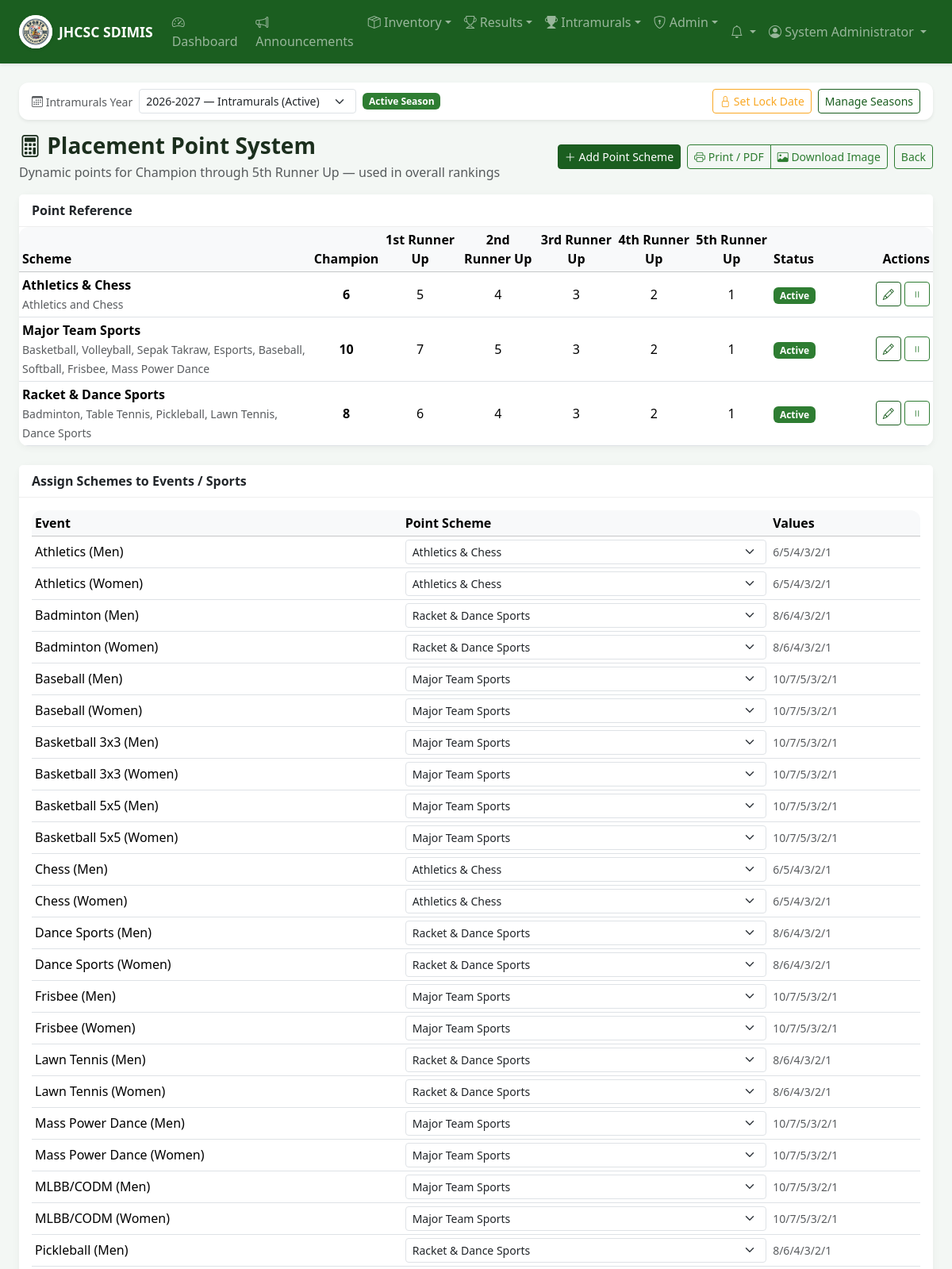
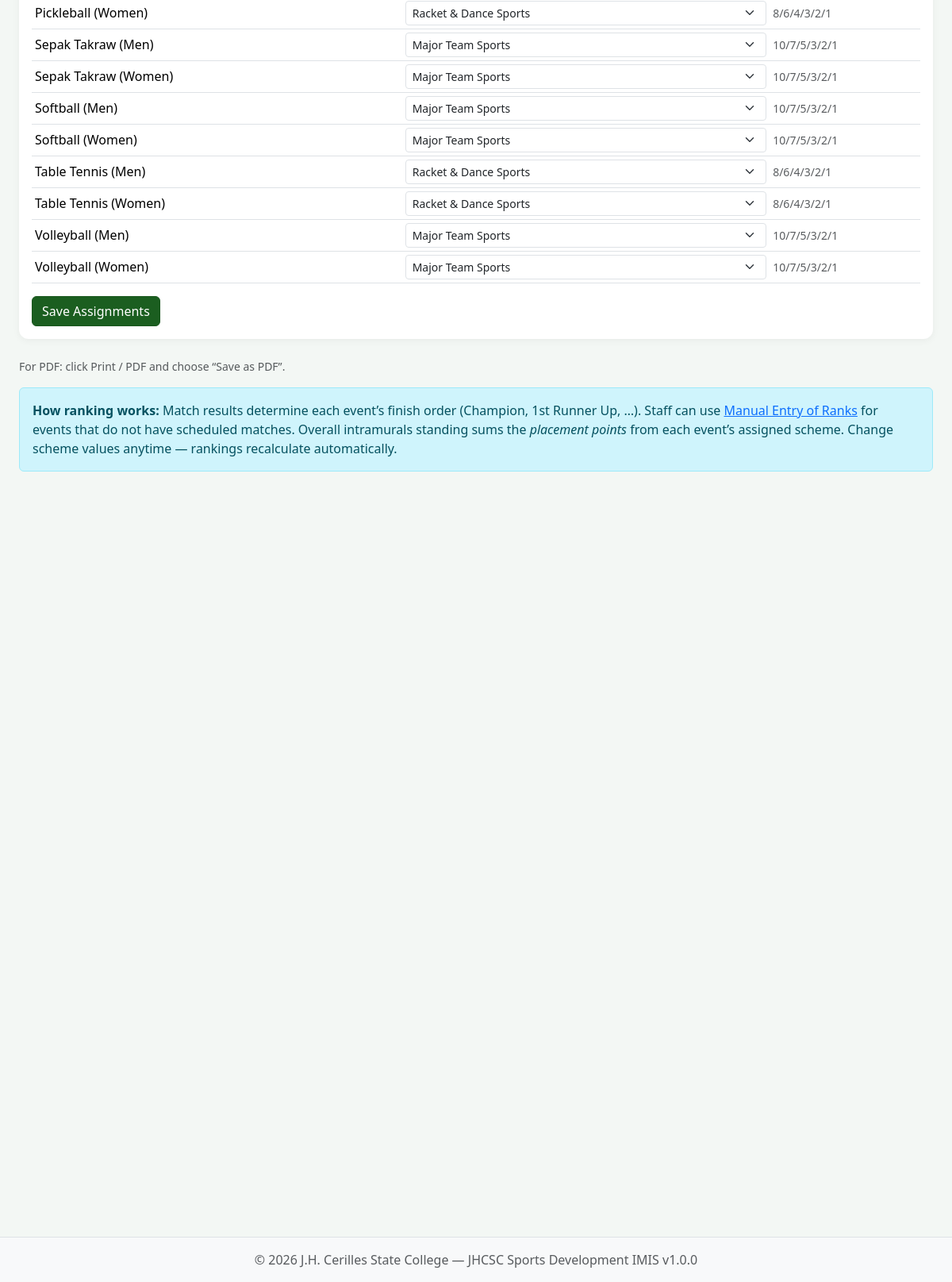
/intramurals/points/index.php (signed in), run on the app's committed database (2 pictures, top to bottom).
### tables this page shows
CREATE TABLE IF NOT EXISTS intramural_point_schemes (
    id INT AUTO_INCREMENT PRIMARY KEY,
    name VARCHAR(100) NOT NULL UNIQUE,
    description TEXT,
    points_1 INT NOT NULL DEFAULT 10,
    points_2 INT NOT NULL DEFAULT 7,
    points_3 INT NOT NULL DEFAULT 5,
    points_4 INT NOT NULL DEFAULT 3,
    points_5 INT NOT NULL DEFAULT 2,
    points_6 INT NOT NULL DEFAULT 1,
    is_active TINYINT(1) NOT NULL DEFAULT 1,
    created_at TIMESTAMP DEFAULT CURRENT_TIMESTAMP,
    updated_at TIMESTAMP DEFAULT CURRENT_TIMESTAMP ON UPDATE CURRENT_TIMESTAMP
);

CREATE TABLE IF NOT EXISTS intramural_sports (
    id INT AUTO_INCREMENT PRIMARY KEY,
    name VARCHAR(100) NOT NULL,
    description TEXT,
    category ENUM('men', 'women', 'mixed') NOT NULL DEFAULT 'men',
    players_per_event INT DEFAULT NULL,
    scoring_method ENUM('points', 'sets', 'games', 'time') NOT NULL DEFAULT 'points',
    rules TEXT,
    guidelines TEXT,
    schedule_notes TEXT,
    venue VARCHAR(150) DEFAULT NULL,
    game_duration_minutes INT NOT NULL DEFAULT 60,
    tournament_format ENUM('round_robin', 'single_elimination', 'single_elimination_consolation', 'modified_single_elimination_consolation', 'double_elimination', 'group_knockout', 'rank_first_to_last', 'team_play_sds', 'team_play_sds_consolation', 'custom') NOT NULL DEFAULT 'round_robin',
    format_notes TEXT,
    win_points INT NOT NULL DEFAULT 3,
    draw_points INT NOT NULL DEFAULT 1,
    loss_points INT NOT NULL DEFAULT 0,
    point_scheme_id INT DEFAULT NULL,
    created_at TIMESTAMP DEFAULT CURRENT_TIMESTAMP,
    updated_at TIMESTAMP DEFAULT CURRENT_TIMESTAMP ON UPDATE CURRENT_TIMESTAMP,
    UNIQUE KEY uq_sport_name_category (name, category),
    FOREIGN KEY (point_scheme_id) REFERENCES intramural_point_schemes(id) ON DELETE SET NULL
);

### includes/functions.php (called while the page is built, shortened)
<?php
function sanitize(string $input): string
{
    return htmlspecialchars(trim($input), ENT_QUOTES, 'UTF-8');
}
function roleLabel(string $role): string
{
    $labels = getAllRoles();
    return $labels[$role] ?? ucfirst(str_replace('_', ' ', $role));
}

### includes/auth.php (called while the page is built, shortened)
<?php
require_once __DIR__ . '/functions.php';
require_once __DIR__ . '/intramurals.php';
function isLoggedIn(): bool
{
    return isset($_SESSION['user_id']) && !empty($_SESSION['user_id']);
}
function hasRole(string $role): bool
{
    return isLoggedIn() && $_SESSION['user_role'] === $role;
}
function getAllRoles(): array
{
    return [
        'admin' => 'Administrator',
        'coordinator' => 'Sports Coordinator',
        'staff' => 'Sports Staff',
        'unit_manager' => 'Unit Manager',
        'coach' => 'Coach',
        'tabulator' => 'Tournament Manager',
        'secretariat' => 'Secretariat',
        'publication' => 'Publication',
        'student' => 'Student',
    ];
}
function isAdmin(): bool
{
    return isLoggedIn() && ($_SESSION['user_role'] ?? '') === 'admin';
}
function canManageIntramurals(): bool
{
    return isLoggedIn() && in_array($_SESSION['user_role'], ['admin', 'coordinator', 'staff'], true);
}
function isPointSystemViewOnly(): bool
{
    return !canManageIntramurals() && (hasRole('unit_manager') || isSecretariat());
}
function isSecretariat(): bool
{
    return hasRole('secretariat');
}
function canManageEventRankings(?int $sportId = null): bool
{
    if (isAdmin() || isSecretariat()) {
        return true;
    }
    $enabled = getTmRankingEnabledSportIds();
    return (bool) array_intersect(getTmSportIds(), $enabled);
}

### includes/intramurals.php (called while the page is built, shortened)
<?php
function sportLabel(array $sport): string
{
    return $sport['name'] . ' (' . ucfirst($sport['category']) . ')';
}
function getPointSchemeById(?int $schemeId): array
{
    try {
        $db = getDB();
        $stmt = $db->prepare('SELECT * FROM intramural_point_schemes WHERE id = ? AND is_active = 1');
        $stmt->execute([$schemeId]);
        $scheme = $stmt->fetch();
        return $scheme ?: defaultPointScheme();
    } catch (Throwable $e) {
        return defaultPointScheme();
    }
}
function getPointSchemeForSport(array $sport): array
{
    $schemeId = !empty($sport['point_scheme_id']) ? (int) $sport['point_scheme_id'] : null;
    return getPointSchemeById($schemeId);
}
function getAllPointSchemes(bool $activeOnly = true): array
{
    try {
        $db = getDB();
        $sql = 'SELECT * FROM intramural_point_schemes';
        if ($activeOnly) {
            $sql .= ' WHERE is_active = 1';
        }
        $sql .= ' ORDER BY name';
        return $db->query($sql)->fetchAll();
    } catch (Throwable $e) {
        return [];
    }
}
function formatSchemePoints(array $scheme): string
{
    return implode('/', [
        (int) $scheme['points_1'],
        (int) $scheme['points_2'],
        (int) $scheme['points_3'],
        (int) $scheme['points_4'],
        (int) $scheme['points_5'],
        (int) $scheme['points_6'],
    ]);
}

### intramurals/points/index.php (the view, shortened to what this page needs)
<?php
require_once __DIR__ . '/../../includes/auth.php';
$db = getDB();
$canEdit = canManageIntramurals();
$viewOnly = isPointSystemViewOnly();
$labels = placementLabels();
$schemes = getAllPointSchemes(false);
$sports = $db->query('SELECT s.id, s.name, s.category, s.point_scheme_id,
        ps.name as scheme_name, ps.is_active as scheme_active,
        ps.points_1, ps.points_2, ps.points_3, ps.points_4, ps.points_5, ps.points_6
    FROM intramural_sports s
    LEFT JOIN intramural_point_schemes ps ON s.point_scheme_id = ps.id
    ORDER BY s.name, s.category')->fetchAll();
$activeSchemes = getAllPointSchemes(true);
$eventPointRows = [];
foreach ($sports as $sport) {
    $scheme = getPointSchemeForSport($sport);
    $eventPointRows[] = [
        'sport' => $sport,
        'scheme_name' => !empty($sport['scheme_name']) ? (string) $sport['scheme_name'] : 'Default',
        'scheme' => $scheme,
    ];
}
require_once __DIR__ . '/../../includes/header.php';
require __DIR__ . '/../_season_bar.php';
?>
<div class="page-header d-flex flex-wrap justify-content-between align-items-center gap-3 mb-3 no-print">
    <div>
        <h1 class="mb-1"><i class="bi bi-calculator"></i> Placement Point System</h1>
        <p class="text-muted mb-0">
            <?php if ($viewOnly): ?>
            Placement points assigned to each event — used in overall rankings
            <span class="badge bg-secondary ms-1">View only</span>
            <?php else: ?>
            Dynamic points for Champion through 5th Runner Up — used in overall rankings
            <?php endif; ?>
        </p>
    </div>
    <div class="d-flex flex-wrap gap-2 ms-auto">
        <?php if ($canEdit): ?>
        <button type="button" class="btn btn-sm btn-primary" data-bs-toggle="modal" data-bs-target="#schemeModal" data-scheme-mode="add">
            <i class="bi bi-plus-lg"></i> Add Point Scheme
        </button>
        <?php endif; ?>
        <button type="button" class="btn btn-sm btn-outline-secondary" onclick="printReport()">
            <i class="bi bi-printer"></i> Print / PDF
        </button>
        <a href="<?= $viewOnly ? sanitize(getHomeUrl()) : BASE_URL . '/intramurals/index.php' ?>" class="btn btn-sm btn-outline-secondary">Back</a>
    </div>
</div>
<?php if ($viewOnly): ?>
<div class="card mb-4">
    <div class="card-header d-flex justify-content-between align-items-center flex-wrap gap-2">
        <span><i class="bi bi-trophy"></i> Point System by Event</span>
        <small class="text-muted"><?= count($eventPointRows) ?> event<?= count($eventPointRows) === 1 ? '' : 's' ?></small>
    </div>
    <div class="card-body p-0">
        <div class="table-responsive">
            <table class="table table-sm table-hover mb-0 align-middle">
                <thead class="table-light">
                    <tr>
                        <th>Event</th>
                        <th>Scheme</th>
                        <?php foreach ($labels as $label): ?>
                        <th class="text-center"><?= sanitize($label) ?></th>
                        <?php endforeach; ?>
                    </tr>
                </thead>
                <tbody>
                    <?php if (empty($eventPointRows)): ?>
                    <tr><td colspan="<?= 2 + count($labels) ?>" class="text-center text-muted py-4">No events configured yet.</td></tr>
                    <?php else: ?>
                    <?php foreach ($eventPointRows as $row): ?>
                    <?php $scheme = $row['scheme']; ?>
                    <tr>
                        <td><strong><?= sanitize(sportLabel($row['sport'])) ?></strong></td>
                        <td><?= sanitize($row['scheme_name']) ?></td>
                        <td class="text-center"><strong><?= (int) ($scheme['points_1'] ?? 10) ?></strong></td>
                        <td class="text-center"><?= (int) ($scheme['points_2'] ?? 7) ?></td>
                        <td class="text-center"><?= (int) ($scheme['points_3'] ?? 5) ?></td>
                        <td class="text-center"><?= (int) ($scheme['points_4'] ?? 3) ?></td>
                        <td class="text-center"><?= (int) ($scheme['points_5'] ?? 2) ?></td>
                        <td class="text-center"><?= (int) ($scheme['points_6'] ?? 1) ?></td>
                    </tr>
                    <?php endforeach; ?>
                    <?php endif; ?>
                </tbody>
            </table>
        </div>
    </div>
</div>
<?php else: ?>
<div class="card mb-4">
    <div class="card-header">Point Reference</div>
    <div class="card-body p-0">
        <div class="table-responsive">
            <table class="table table-sm table-hover mb-0 align-middle">
                <thead class="table-light">
                    <tr>
                        <th>Scheme</th>
                        <?php foreach ($labels as $label): ?>
                        <th class="text-center"><?= sanitize($label) ?></th>
                        <?php endforeach; ?>
                        <th>Status</th>
                        <?php if ($canEdit): ?><th class="text-end" style="width: 9rem;">Actions</th><?php endif; ?>
                    </tr>
                </thead>
                <tbody>
                    <?php if (empty($schemes)): ?>
                    <tr><td colspan="<?= $canEdit ? 9 : 8 ?>" class="text-center text-muted py-4">No schemes yet. Add one to get started.</td></tr>
                    <?php else: ?>
                    <?php foreach ($schemes as $s): ?>
                    <?php
                    $schemePayload = htmlspecialchars(json_encode([
                        'id' => (int) $s['id'],
                        'name' => $s['name'],
                        'description' => $s['description'] ?? '',
                        'points_1' => (int) $s['points_1'],
                        'points_2' => (int) $s['points_2'],
                        'points_3' => (int) $s['points_3'],
                        'points_4' => (int) $s['points_4'],
                        'points_5' => (int) $s['points_5'],
                        'points_6' => (int) $s['points_6'],
                    ], JSON_HEX_TAG | JSON_HEX_APOS | JSON_HEX_QUOT | JSON_HEX_AMP), ENT_QUOTES, 'UTF-8');
                    ?>
                    <tr class="<?= $s['is_active'] ? '' : 'table-secondary' ?>">
                        <td>
                            <strong><?= sanitize($s['name']) ?></strong>
                            <?php if ($s['description']): ?><br><small class="text-muted"><?= sanitize($s['description']) ?></small><?php endif; ?>
                        </td>
                        <td class="text-center"><strong><?= (int) $s['points_1'] ?></strong></td>
                        <td class="text-center"><?= (int) $s['points_2'] ?></td>
                        <td class="text-center"><?= (int) $s['points_3'] ?></td>
                        <td class="text-center"><?= (int) $s['points_4'] ?></td>
                        <td class="text-center"><?= (int) $s['points_5'] ?></td>
                        <td class="text-center"><?= (int) $s['points_6'] ?></td>
                        <td><?= $s['is_active'] ? '<span class="badge bg-success">Active</span>' : '<span class="badge bg-secondary">Inactive</span>' ?></td>
                        <?php if ($canEdit): ?>
                        <td class="text-end text-nowrap">
                            <button type="button"
                                    class="btn btn-sm btn-outline-primary btn-edit-scheme"
                                    data-bs-toggle="modal"
                                    data-bs-target="#schemeModal"
                                    data-scheme-mode="edit"
                                    data-scheme="<?= $schemePayload ?>"
                                    title="Edit scheme">
                                <i class="bi bi-pencil"></i>
                            </button>
                            <form method="POST" class="d-inline">
                                <button type="submit" class="btn btn-sm btn-outline-secondary" title="<?= $s['is_active'] ? 'Disable' : 'Enable' ?>">
                                    <i class="bi bi-<?= $s['is_active'] ? 'pause' : 'play' ?>"></i>
                                </button>
                            </form>
                        </td>
                        <?php endif; ?>
                    </tr>
                    <?php endforeach; ?>
                    <?php endif; ?>
                </tbody>
            </table>
        </div>
    </div>
</div>
<?php endif; ?>
<?php if ($canEdit): ?>
<div class="card mb-4 no-print">
    <div class="card-header">Assign Schemes to Events / Sports</div>
    <div class="card-body">
        <form method="POST">
            <div class="table-responsive">
                <table class="table table-sm align-middle mb-3">
                    <thead class="table-light">
                        <tr><th>Event</th><th>Point Scheme</th><th>Values</th></tr>
                    </thead>
                    <tbody>
                        <?php foreach ($sports as $sport): ?>
                        <?php
                            $current = null;
                            foreach ($activeSchemes as $as) {
                                if ((int) $as['id'] === (int) $sport['point_scheme_id']) {
                                    $current = $as;
                                    break;
                                }
                            }
                        ?>
                        <tr>
                            <td><?= sanitize(sportLabel($sport)) ?></td>
                            <td style="min-width: 220px;">
                                <select name="sport_scheme[<?= $sport['id'] ?>]" class="form-select form-select-sm">
                                    <?php foreach ($activeSchemes as $as): ?>
                                    <option value="<?= $as['id'] ?>" <?= (int) $sport['point_scheme_id'] === (int) $as['id'] ? 'selected' : '' ?>>
                                        <?= sanitize($as['name']) ?>
                                    </option>
                                    <?php endforeach; ?>
                                </select>
                            </td>
                            <td class="small text-muted"><?= $current ? sanitize(formatSchemePoints($current)) : '10/7/5/3/2/1' ?></td>
                        </tr>
                        <?php endforeach; ?>
                    </tbody>
                </table>
            </div>
            <button type="submit" class="btn btn-primary">Save Assignments</button>
        </form>
    </div>
</div>
<?php endif; ?>
<p class="text-muted small mt-2 no-print">For PDF: click Print / PDF and choose “Save as PDF”.</p>
<div class="alert alert-info mb-0 no-print">
    <strong>How ranking works:</strong> Match results determine each event’s finish order (Champion, 1st Runner Up, …).
    <?php if (canManageEventRankings()): ?>
    Staff can use <a href="<?= BASE_URL ?>/intramurals/rankings/index.php">Manual Entry of Ranks</a> for events that do not have scheduled matches.
    <?php endif; ?>
    Overall intramurals standing sums the <em>placement points</em> from each event’s assigned scheme.
    Change scheme values anytime — rankings recalculate automatically.
</div>
<?php require_once __DIR__ . '/../../includes/footer.php'; ?>

### data on the page
intramural_point_schemes: name "Athletics & Chess", description "Athletics and Chess", points_1 "6", points_2 "5", points_3 "4", points_4 "3", points_5 "2", points_6 "1", is_active "Active"
intramural_point_schemes: name "Major Team Sports", description "Basketball, Volleyball, Sepak Takraw, Esports, Baseball, Softball, Frisbee, Mass Power Dance", points_1 "10", points_2 "7", points_3 "5", points_4 "3", points_5 "2", points_6 "1", is_active "Active"
intramural_point_schemes: name "Racket & Dance Sports", description "Badminton, Table Tennis, Pickleball, Lawn Tennis, Dance Sports", points_1 "8", points_2 "6", points_3 "4", points_4 "3", points_5 "2", points_6 "1", is_active "Active"
intramural_sports: sportLabel($sport) "Athletics (Men)", point_scheme+id "Athletics & Chess", point_scheme.points_6 "6/5/4/3/2/1"
intramural_sports: sportLabel($sport) "Athletics (Women)", point_scheme+id "Athletics & Chess", point_scheme.points_6 "6/5/4/3/2/1"
intramural_sports: sportLabel($sport) "Badminton (Men)", point_scheme+id "Racket & Dance Sports", point_scheme.points_6 "8/6/4/3/2/1"
intramural_sports: sportLabel($sport) "Badminton (Women)", point_scheme+id "Racket & Dance Sports", point_scheme.points_6 "8/6/4/3/2/1"
intramural_sports: sportLabel($sport) "Baseball (Men)", point_scheme+id "Major Team Sports", point_scheme.points_6 "10/7/5/3/2/1"
intramural_sports: sportLabel($sport) "Baseball (Women)", point_scheme+id "Major Team Sports", point_scheme.points_6 "10/7/5/3/2/1"
intramural_sports: sportLabel($sport) "Basketball 3x3 (Men)", point_scheme+id "Major Team Sports", point_scheme.points_6 "10/7/5/3/2/1"
intramural_sports: sportLabel($sport) "Basketball 3x3 (Women)", point_scheme+id "Major Team Sports", point_scheme.points_6 "10/7/5/3/2/1"
intramural_sports: sportLabel($sport) "Basketball 5x5 (Men)", point_scheme+id "Major Team Sports", point_scheme.points_6 "10/7/5/3/2/1"
intramural_sports: sportLabel($sport) "Basketball 5x5 (Women)", point_scheme+id "Major Team Sports", point_scheme.points_6 "10/7/5/3/2/1"
intramural_sports: sportLabel($sport) "Chess (Men)", point_scheme+id "Athletics & Chess", point_scheme.points_6 "6/5/4/3/2/1"
intramural_sports: sportLabel($sport) "Chess (Women)", point_scheme+id "Athletics & Chess", point_scheme.points_6 "6/5/4/3/2/1"
intramural_sports: sportLabel($sport) "Dance Sports (Men)", point_scheme+id "Racket & Dance Sports", point_scheme.points_6 "8/6/4/3/2/1"
intramural_sports: sportLabel($sport) "Dance Sports (Women)", point_scheme+id "Racket & Dance Sports", point_scheme.points_6 "8/6/4/3/2/1"
intramural_sports: sportLabel($sport) "Frisbee (Men)", point_scheme+id "Major Team Sports", point_scheme.points_6 "10/7/5/3/2/1"
intramural_sports: sportLabel($sport) "Frisbee (Women)", point_scheme+id "Major Team Sports", point_scheme.points_6 "10/7/5/3/2/1"
intramural_sports: sportLabel($sport) "Lawn Tennis (Men)", point_scheme+id "Racket & Dance Sports", point_scheme.points_6 "8/6/4/3/2/1"
intramural_sports: sportLabel($sport) "Lawn Tennis (Women)", point_scheme+id "Racket & Dance Sports", point_scheme.points_6 "8/6/4/3/2/1"
intramural_sports: sportLabel($sport) "Mass Power Dance (Men)", point_scheme+id "Major Team Sports", point_scheme.points_6 "10/7/5/3/2/1"
intramural_sports: sportLabel($sport) "Mass Power Dance (Women)", point_scheme+id "Major Team Sports", point_scheme.points_6 "10/7/5/3/2/1"
intramural_sports: sportLabel($sport) "MLBB/CODM (Men)", point_scheme+id "Major Team Sports", point_scheme.points_6 "10/7/5/3/2/1"
intramural_sports: sportLabel($sport) "MLBB/CODM (Women)", point_scheme+id "Major Team Sports", point_scheme.points_6 "10/7/5/3/2/1"
intramural_sports: sportLabel($sport) "Pickleball (Men)", point_scheme+id "Racket & Dance Sports", point_scheme.points_6 "8/6/4/3/2/1"
intramural_sports: sportLabel($sport) "Pickleball (Women)", point_scheme+id "Racket & Dance Sports", point_scheme.points_6 "8/6/4/3/2/1"
intramural_sports: sportLabel($sport) "Sepak Takraw (Men)", point_scheme+id "Major Team Sports", point_scheme.points_6 "10/7/5/3/2/1"
intramural_sports: sportLabel($sport) "Sepak Takraw (Women)", point_scheme+id "Major Team Sports", point_scheme.points_6 "10/7/5/3/2/1"
intramural_sports: sportLabel($sport) "Softball (Men)", point_scheme+id "Major Team Sports", point_scheme.points_6 "10/7/5/3/2/1"
intramural_sports: sportLabel($sport) "Softball (Women)", point_scheme+id "Major Team Sports", point_scheme.points_6 "10/7/5/3/2/1"
intramural_sports: sportLabel($sport) "Table Tennis (Men)", point_scheme+id "Racket & Dance Sports", point_scheme.points_6 "8/6/4/3/2/1"
intramural_sports: sportLabel($sport) "Table Tennis (Women)", point_scheme+id "Racket & Dance Sports", point_scheme.points_6 "8/6/4/3/2/1"
intramural_sports: sportLabel($sport) "Volleyball (Men)", point_scheme+id "Major Team Sports", point_scheme.points_6 "10/7/5/3/2/1"
intramural_sports: sportLabel($sport) "Volleyball (Women)", point_scheme+id "Major Team Sports", point_scheme.points_6 "10/7/5/3/2/1"

### other printed values
APP_SHORT_NAME "JHCSC SDIMIS"
$entry['label'] "Dashboard"
$entry['label'] "Announcements"
$entry['label'] "Inventory"
$entry['label'] "Results"
$entry['label'] "Intramurals"
$entry['label'] "Admin"
$_SESSION['user_name'] "System Administrator"
$label "Champion"
$label "1st Runner Up"
$label "2nd Runner Up"
$label "3rd Runner Up"
$label "4th Runner Up"
$label "5th Runner Up"
APP_CAMPUS "J.H. Cerilles State College"
